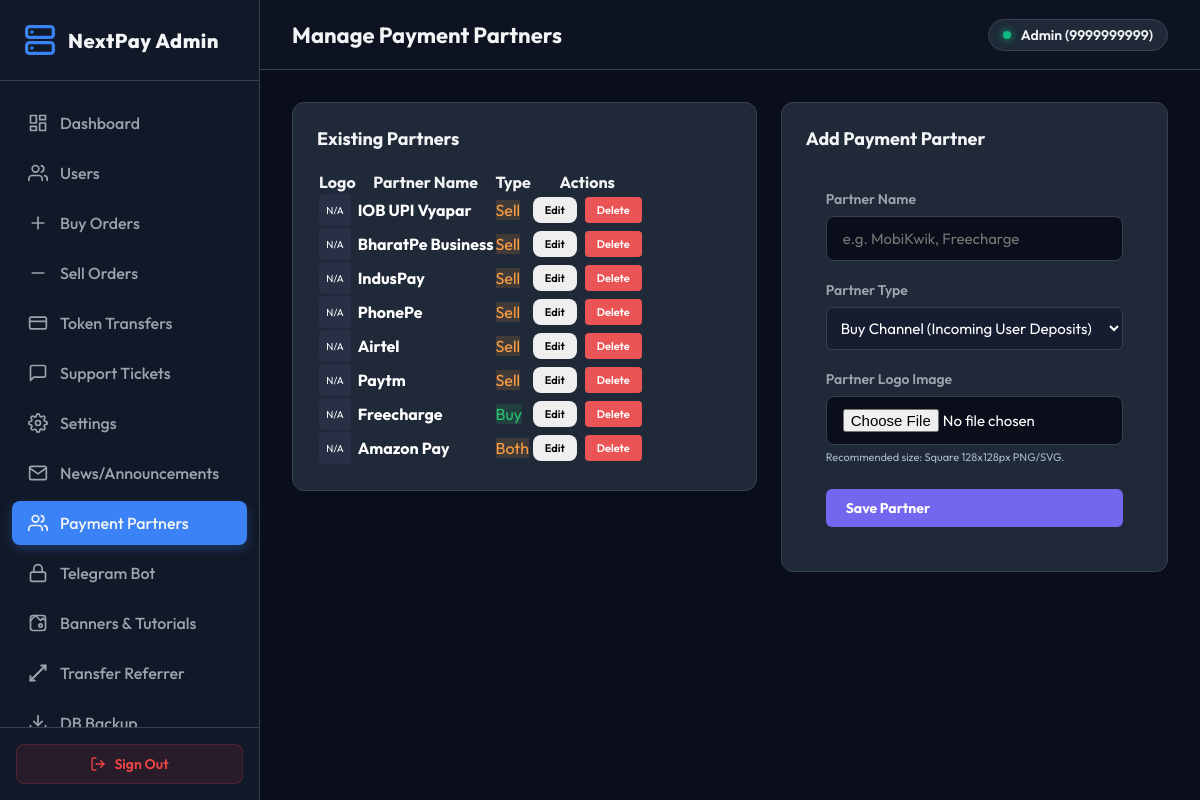
The app's page /upi_style/admin/partners.php (signed in) with its own data.
### tables this page shows
CREATE TABLE IF NOT EXISTS `payment_partners` (
  `id`         INT AUTO_INCREMENT PRIMARY KEY,
  `name`       VARCHAR(100) NOT NULL UNIQUE,
  `type`       ENUM('Buy','Sell','Both') NOT NULL DEFAULT 'Sell',
  `logo_url`   VARCHAR(255) DEFAULT NULL,
  `created_at` TIMESTAMP DEFAULT CURRENT_TIMESTAMP
);

### upi_style/db.php (called while the page is built, shortened)
<?php
function sanitize($str) {
    return htmlspecialchars($str, ENT_QUOTES, 'UTF-8');
}
        ?>

### upi_style/admin/partners.php (the view, shortened to what this page needs)
<?php
require_once '../db.php';
$stmtPartners = $pdo->query("SELECT * FROM payment_partners ORDER BY id DESC");
$partners = $stmtPartners->fetchAll();
?>
<!DOCTYPE html>
<html lang="en">
<head>
    <link rel="stylesheet" href="admin_style.css">
</head>
<body>
    <?php include '_sidebar.php'; ?>
    <div class="main-wrapper">
        <header class="topbar">
            <h1 class="page-title">Manage Payment Partners</h1>
            <div class="user-profile-badge">
                <div class="user-avatar-dot"></div>
                <span>Admin (<?= sanitize($_SESSION['phone']) ?>)</span>
            </div>
        </header>
        <main class="content-body">
            <div style="display: grid; grid-template-columns: 1.2fr 1fr; gap: 24px; align-items: start;">
                <div class="panel">
                    <div class="panel-header">
                        <h2 class="panel-title">Existing Partners</h2>
                    </div>
                    <div class="table-responsive">
                        <table class="table">
                            <thead>
                                <tr>
                                    <th>Logo</th>
                                    <th>Partner Name</th>
                                    <th>Type</th>
                                    <th>Actions</th>
                                </tr>
                            </thead>
                            <tbody>
                                <?php if (empty($partners)): ?>
                                    <tr>
                                        <td colspan="4" style="text-align: center; color: #a9b7d0;">No payment partners registered yet.</td>
                                    </tr>
                                <?php else: ?>
                                    <?php foreach ($partners as $p): ?>
                                        <tr>
                                            <td>
                                                <?php if ($p['logo_url']): ?>
                                                    <img src="../<?= htmlspecialchars($p['logo_url']) ?>" alt="logo" style="width: 32px; height: 32px; border-radius: 4px; object-fit: contain; background: #fff; padding: 2px;">
                                                <?php else: ?>
                                                    <div style="width: 32px; height: 32px; border-radius: 4px; background: #283046; display: flex; align-items: center; justify-content: center; font-size: 10px; color: #fff;">N/A</div>
                                                <?php endif; ?>
                                            </td>
                                            <td style="font-weight: bold; color: #fff;"><?= sanitize($p['name']) ?></td>
                                            <td>
                                                <span class="status-badge" style="background: <?= $p['type'] === 'Buy' ? 'rgba(40, 199, 111, 0.15); color: #28c76f;' : 'rgba(255, 159, 67, 0.15); color: #ff9f43;' ?>">
                                                    <?= sanitize($p['type']) ?>
                                                </span>
                                            </td>
                                            <td>
                                                <div style="display: flex; gap: 8px;">
                                                    <button type="button" class="btn btn-outline" style="padding: 6px 12px; font-size: 11px;" onclick='editPartner(<?= json_encode($p) ?>)'>Edit</button>
                                                    <form method="POST" style="margin:0;" onsubmit="return confirm('Are you sure you want to delete this partner?');">
                                                        <button type="submit" class="btn btn-danger" style="padding: 6px 12px; font-size: 11px; background: #ea5455; color: white; border: 0; border-radius: 4px; cursor: pointer;">Delete</button>
                                                    </form>
                                                </div>
                                            </td>
                                        </tr>
                                    <?php endforeach; ?>
                                <?php endif; ?>
                            </tbody>
                        </table>
                    </div>
                </div>
                <div class="panel">
                    <div class="panel-header">
                        <h2 class="panel-title" id="form-panel-title">Add Payment Partner</h2>
                    </div>
                    <form method="POST" action="partners.php" enctype="multipart/form-data" style="padding: 20px;">
                        <div class="form-group">
                            <label class="form-label" for="partner_name">Partner Name</label>
                            <input type="text" name="partner_name" id="partner_name" class="form-control" placeholder="e.g. MobiKwik, Freecharge" required>
                        </div>
                        <div class="form-group" style="margin-top: 18px;">
                            <label class="form-label" for="partner_type">Partner Type</label>
                            <select name="partner_type" id="partner_type" class="form-control" style="background: #161d31; color: #ffffff; border: 1px solid var(--border-color); padding: 10px; border-radius: 6px; width: 100%; font-family: inherit;">
                                <option value="Buy">Buy Channel (Incoming User Deposits)</option>
                            </select>
                        </div>
                        <div class="form-group" style="margin-top: 18px;">
                            <label class="form-label" for="partner_logo">Partner Logo Image</label>
                            <input type="file" name="partner_logo" id="partner_logo" class="form-control" accept="image/*">
                            <span class="form-text" style="color: #a9b7d0; font-size: 11px;">Recommended size: Square 128x128px PNG/SVG.</span>
                        </div>
                        <div style="margin-top: 24px; display: flex; gap: 10px;">
                            <button type="submit" class="btn" style="background: #7367f0; color: white; border:0; padding: 10px 20px; font-weight: bold; border-radius: 6px; cursor: pointer; flex: 1;">Save Partner</button>
                        </div>
                    </form>
                </div>
            </div>
        </main>
    </div>
</body>
</html>

### records on screen
payment_partners: shows "N/A", name "IOB UPI Vyapar", type "Sell"
payment_partners: shows "N/A", name "BharatPe Business", type "Sell"
payment_partners: shows "N/A", name "IndusPay", type "Sell"
payment_partners: shows "N/A", name "PhonePe", type "Sell"
payment_partners: shows "N/A", name "Airtel", type "Sell"
payment_partners: shows "N/A", name "Paytm", type "Sell"
payment_partners: shows "N/A", name "Freecharge", type "Buy"
payment_partners: shows "N/A", name "Amazon Pay", type "Both"

### other values on screen
$_SESSION['phone'] "9999999999"
